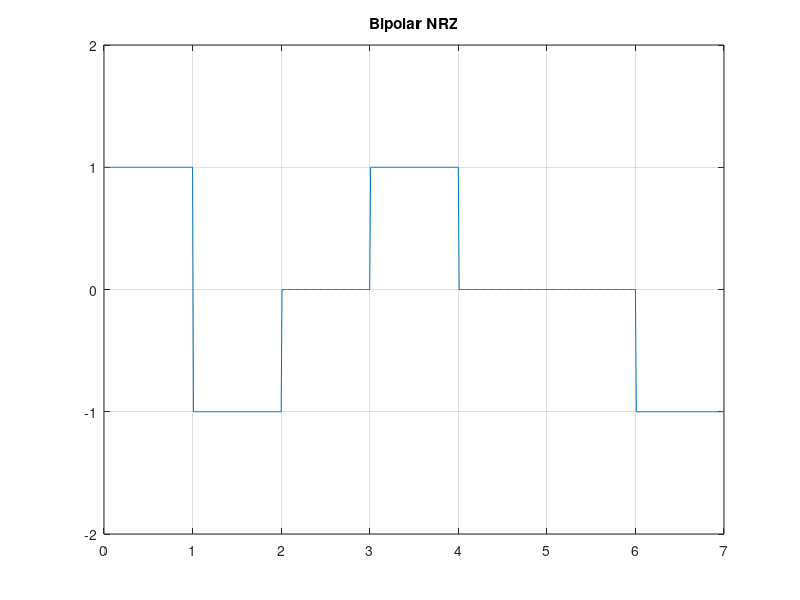

The MATLAB script that drew this image:
% Name: Priyadarshan Ghosh
% Roll no.: 72
% NRZ bipolar Line Coding
clc;
clf;
N = 7;
%n = randi([0 1], 1, N)
n = [1 1 0 1 0 0 1];
% bipolar Mapping
f = 1;
for m=1:N
    if n(m) == 1
        if f == 1
            nn(m)=1;
            f = -1;
        else
            nn(m) = -1;
            f = 1;
        end
    else
        nn(m) = 0;
    end
end
% NRZ Pulse Shaping
i = 1; 
t = 0:.01:length(n);
for j = 1:length(t)
    if t(j) > i
        i = i + 1;
    end
    y(j) = nn(i);        
end

plot(t,y);
axis([0 N -2 2]);
title('Bipolar NRZ');
grid on;
